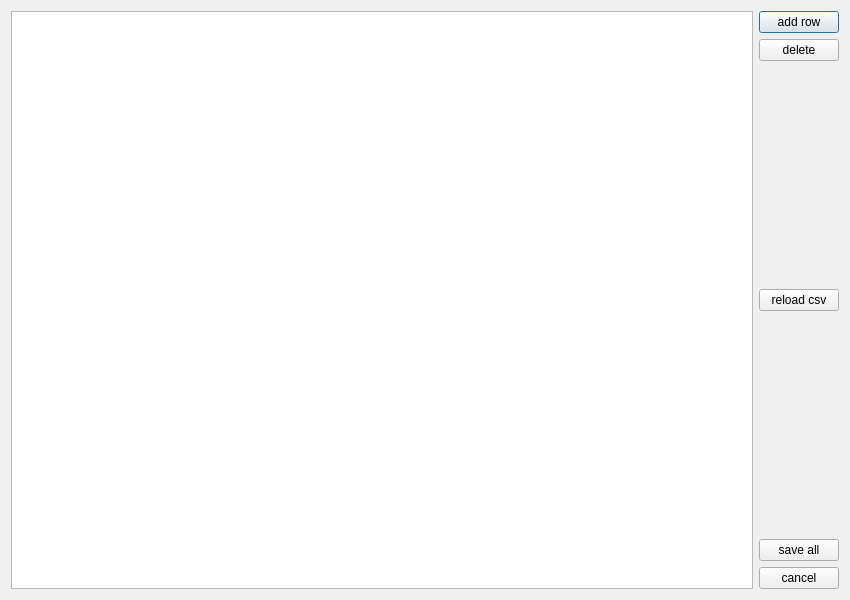
<?xml version="1.0" encoding="UTF-8"?>
<ui version="4.0">
 <class>position_editor_dialog</class>
 <widget class="QDialog" name="position_editor_dialog">
  <property name="geometry">
   <rect>
    <x>0</x>
    <y>0</y>
    <width>850</width>
    <height>600</height>
   </rect>
  </property>
  <property name="windowTitle">
   <string>positions</string>
  </property>
  <layout class="QGridLayout" name="gridLayout">
   <item row="0" column="0">
    <layout class="QHBoxLayout" name="horizontalLayout">
     <item>
      <widget class="QTableView" name="position_edit_vtable">
       <property name="alternatingRowColors">
        <bool>true</bool>
       </property>
      </widget>
     </item>
     <item>
      <layout class="QVBoxLayout" name="verticalLayout_2">
       <item>
        <layout class="QVBoxLayout" name="verticalLayout_3">
         <item>
          <widget class="QPushButton" name="addrow_button">
           <property name="text">
            <string>add row</string>
           </property>
          </widget>
         </item>
         <item>
          <widget class="QPushButton" name="delrows_button">
           <property name="text">
            <string>delete</string>
           </property>
          </widget>
         </item>
        </layout>
       </item>
       <item>
        <spacer name="verticalSpacer">
         <property name="orientation">
          <enum>Qt::Vertical</enum>
         </property>
         <property name="sizeType">
          <enum>QSizePolicy::MinimumExpanding</enum>
         </property>
         <property name="sizeHint" stdset="0">
          <size>
           <width>20</width>
           <height>50</height>
          </size>
         </property>
        </spacer>
       </item>
       <item>
        <widget class="QPushButton" name="reload_button">
         <property name="text">
          <string>reload csv</string>
         </property>
        </widget>
       </item>
       <item>
        <spacer name="verticalSpacer_2">
         <property name="orientation">
          <enum>Qt::Vertical</enum>
         </property>
         <property name="sizeType">
          <enum>QSizePolicy::MinimumExpanding</enum>
         </property>
         <property name="sizeHint" stdset="0">
          <size>
           <width>20</width>
           <height>30</height>
          </size>
         </property>
        </spacer>
       </item>
       <item>
        <layout class="QVBoxLayout" name="verticalLayout">
         <item>
          <widget class="QPushButton" name="save_button">
           <property name="text">
            <string>save all</string>
           </property>
          </widget>
         </item>
         <item>
          <widget class="QPushButton" name="cancel_button">
           <property name="text">
            <string>cancel</string>
           </property>
          </widget>
         </item>
        </layout>
       </item>
      </layout>
     </item>
    </layout>
   </item>
  </layout>
 </widget>
 <resources/>
 <connections/>
</ui>
